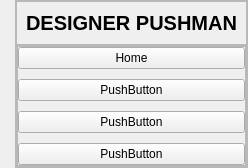
     <widget class="QWidget" name="leftMenu" native="true">
      <property name="maximumSize">
       <size>
        <width>400</width>
        <height>16777215</height>
       </size>
      </property>
      <layout class="QVBoxLayout" name="verticalLayout_8">
       <property name="spacing">
        <number>0</number>
       </property>
       <property name="leftMargin">
        <number>15</number>
       </property>
       <property name="topMargin">
        <number>0</number>
       </property>
       <property name="rightMargin">
        <number>0</number>
       </property>
       <property name="bottomMargin">
        <number>0</number>
       </property>
       <item>
        <widget class="QFrame" name="frame_11">
         <property name="frameShape">
          <enum>QFrame::StyledPanel</enum>
         </property>
         <property name="frameShadow">
          <enum>QFrame::Raised</enum>
         </property>
         <layout class="QVBoxLayout" name="verticalLayout_9">
          <property name="spacing">
           <number>0</number>
          </property>
          <property name="leftMargin">
           <number>0</number>
          </property>
          <property name="topMargin">
           <number>0</number>
          </property>
          <property name="rightMargin">
           <number>0</number>
          </property>
          <property name="bottomMargin">
           <number>0</number>
          </property>
          <item alignment="Qt::AlignTop">
           <widget class="QFrame" name="frame_12">
            <property name="frameShape">
             <enum>QFrame::StyledPanel</enum>
            </property>
            <property name="frameShadow">
             <enum>QFrame::Raised</enum>
            </property>
            <layout class="QHBoxLayout" name="horizontalLayout_18">
             <item alignment="Qt::AlignTop">
              <widget class="QLabel" name="label_43">
               <property name="font">
                <font>
                 <pointsize>15</pointsize>
                 <bold>true</bold>
                </font>
               </property>
               <property name="text">
                <string>DESIGNER PUSHMAN</string>
               </property>
              </widget>
             </item>
            </layout>
           </widget>
          </item>
          <item>
           <widget class="QFrame" name="frame_13">
            <property name="sizePolicy">
             <sizepolicy hsizetype="Preferred" vsizetype="Expanding">
              <horstretch>0</horstretch>
              <verstretch>0</verstretch>
             </sizepolicy>
            </property>
            <property name="frameShape">
             <enum>QFrame::StyledPanel</enum>
            </property>
            <property name="frameShadow">
             <enum>QFrame::Raised</enum>
            </property>
            <layout class="QVBoxLayout" name="verticalLayout_12">
             <property name="leftMargin">
              <number>0</number>
             </property>
             <property name="topMargin">
              <number>0</number>
             </property>
             <property name="rightMargin">
              <number>0</number>
             </property>
             <property name="bottomMargin">
              <number>0</number>
             </property>
             <item alignment="Qt::AlignTop">
              <widget class="QFrame" name="frame_14">
               <property name="frameShape">
                <enum>QFrame::StyledPanel</enum>
               </property>
               <property name="frameShadow">
                <enum>QFrame::Raised</enum>
               </property>
               <layout class="QVBoxLayout" name="verticalLayout_11">
                <property name="spacing">
                 <number>10</number>
                </property>
                <property name="leftMargin">
                 <number>0</number>
                </property>
                <property name="topMargin">
                 <number>0</number>
                </property>
                <property name="rightMargin">
                 <number>0</number>
                </property>
                <property name="bottomMargin">
                 <number>0</number>
                </property>
                <item>
                 <widget class="QPushButton" name="pushButton_7">
                  <property name="text">
                   <string>Home</string>
                  </property>
                  <property name="icon">
                   <iconset resource="resources.qrc">
                    <normaloff>:/blueIcons/assets/icon_blue/home.svg</normaloff>:/blueIcons/assets/icon_blue/home.svg</iconset>
                  </property>
                  <property name="iconSize">
                   <size>
                    <width>24</width>
                    <height>24</height>
                   </size>
                  </property>
                 </widget>
                </item>
                <item>
                 <widget class="QPushButton" name="pushButton_8">
                  <property name="text">
                   <string>PushButton</string>
                  </property>
                  <property name="icon">
                   <iconset resource="resources.qrc">
                    <normaloff>:/whiteIcons/assets/icon_white/grid.svg</normaloff>:/whiteIcons/assets/icon_white/grid.svg</iconset>
                  </property>
                  <property name="iconSize">
                   <size>
                    <width>24</width>
                    <height>24</height>
                   </size>
                  </property>
                 </widget>
                </item>
                <item>
                 <widget class="QPushButton" name="pushButton_9">
                  <property name="text">
                   <string>PushButton</string>
                  </property>
                  <property name="icon">
                   <iconset resource="resources.qrc">
                    <normaloff>:/whiteIcons/assets/icon_white/bar-chart.svg</normaloff>:/whiteIcons/assets/icon_white/bar-chart.svg</iconset>
                  </property>
                  <property name="iconSize">
                   <size>
                    <width>24</width>
                    <height>24</height>
                   </size>
                  </property>
                 </widget>
                </item>
                <item>
                 <widget class="QPushButton" name="pushButton_10">
                  <property name="text">
                   <string>PushButton</string>
                  </property>
                  <property name="icon">
                   <iconset resource="resources.qrc">
                    <normaloff>:/whiteIcons/assets/icon_white/settings.svg</normaloff>:/whiteIcons/assets/icon_white/settings.svg</iconset>
                  </property>
                  <property name="iconSize">
                   <size>
                    <width>24</width>
                    <height>24</height>
                   </size>
                  </property>
                 </widget>
                </item>
               </layout>
              </widget>
             </item>
            </layout>
           </widget>
          </item>
         </layout>
        </widget>
       </item>
      </layout>
     </widget>
